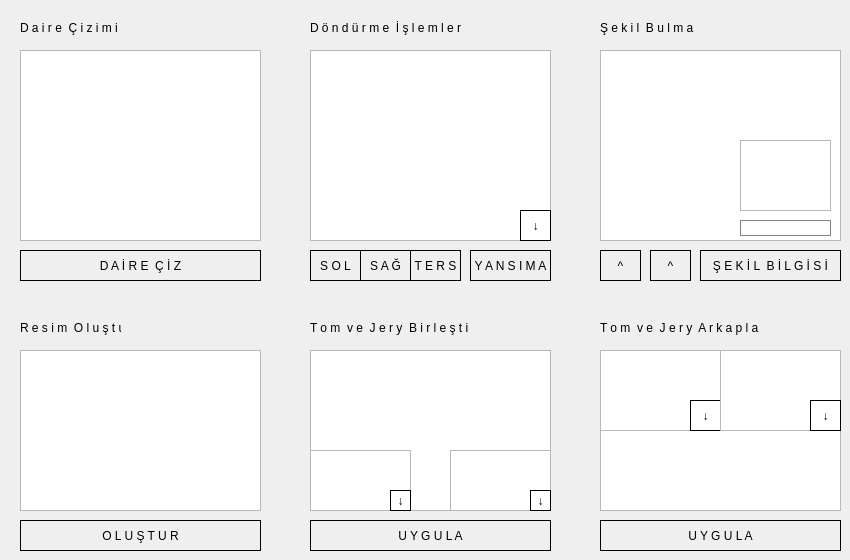
    <widget class="QWidget" name="tab_4">
     <attribute name="title">
      <string>Ö D E V L E R</string>
     </attribute>
     <widget class="QGraphicsView" name="img_diger_daire">
      <property name="geometry">
       <rect>
        <x>20</x>
        <y>50</y>
        <width>241</width>
        <height>191</height>
       </rect>
      </property>
      <property name="verticalScrollBarPolicy">
       <enum>Qt::ScrollBarAlwaysOff</enum>
      </property>
      <property name="horizontalScrollBarPolicy">
       <enum>Qt::ScrollBarAlwaysOff</enum>
      </property>
     </widget>
     <widget class="QGraphicsView" name="img_diger_rotate">
      <property name="geometry">
       <rect>
        <x>310</x>
        <y>50</y>
        <width>241</width>
        <height>191</height>
       </rect>
      </property>
      <property name="verticalScrollBarPolicy">
       <enum>Qt::ScrollBarAlwaysOff</enum>
      </property>
      <property name="horizontalScrollBarPolicy">
       <enum>Qt::ScrollBarAlwaysOff</enum>
      </property>
     </widget>
     <widget class="QGraphicsView" name="img_diger_sekiller">
      <property name="geometry">
       <rect>
        <x>600</x>
        <y>50</y>
        <width>241</width>
        <height>191</height>
       </rect>
      </property>
      <property name="verticalScrollBarPolicy">
       <enum>Qt::ScrollBarAlwaysOff</enum>
      </property>
      <property name="horizontalScrollBarPolicy">
       <enum>Qt::ScrollBarAlwaysOff</enum>
      </property>
     </widget>
     <widget class="QPushButton" name="btn_diger_daire">
      <property name="geometry">
       <rect>
        <x>20</x>
        <y>250</y>
        <width>241</width>
        <height>31</height>
       </rect>
      </property>
      <property name="styleSheet">
       <string notr="true">QPushButton
{
	border: 1px solid black;
}

QPushButton:hover
{
   background-color:rgb(250, 250, 250);
}</string>
      </property>
      <property name="text">
       <string>D A İ R E  Ç İ Z</string>
      </property>
     </widget>
     <widget class="QPushButton" name="btn_diger_rotate_sol">
      <property name="geometry">
       <rect>
        <x>310</x>
        <y>250</y>
        <width>51</width>
        <height>31</height>
       </rect>
      </property>
      <property name="styleSheet">
       <string notr="true">QPushButton
{
	border: 1px solid black;
}

QPushButton:hover
{
   background-color:rgb(250, 250, 250);
}</string>
      </property>
      <property name="text">
       <string>S O L</string>
      </property>
     </widget>
     <widget class="QPushButton" name="btn_diger_rotate_sag">
      <property name="geometry">
       <rect>
        <x>360</x>
        <y>250</y>
        <width>51</width>
        <height>31</height>
       </rect>
      </property>
      <property name="styleSheet">
       <string notr="true">QPushButton
{
	border: 1px solid black;
}

QPushButton:hover
{
   background-color:rgb(250, 250, 250);
}</string>
      </property>
      <property name="text">
       <string>S A Ğ</string>
      </property>
     </widget>
     <widget class="QPushButton" name="btn_diger_rotate_yansima">
      <property name="geometry">
       <rect>
        <x>470</x>
        <y>250</y>
        <width>81</width>
        <height>31</height>
       </rect>
      </property>
      <property name="styleSheet">
       <string notr="true">QPushButton
{
	border: 1px solid black;
}

QPushButton:hover
{
   background-color:rgb(250, 250, 250);
}</string>
      </property>
      <property name="text">
       <string>Y A N S I M A</string>
      </property>
     </widget>
     <widget class="QPushButton" name="btn_diger_rotate_ters">
      <property name="geometry">
       <rect>
        <x>410</x>
        <y>250</y>
        <width>51</width>
        <height>31</height>
       </rect>
      </property>
      <property name="styleSheet">
       <string notr="true">QPushButton
{
	border: 1px solid black;
}

QPushButton:hover
{
   background-color:rgb(250, 250, 250);
}</string>
      </property>
      <property name="text">
       <string>T E R S</string>
      </property>
     </widget>
     <widget class="QPushButton" name="btn_diger_sekil_bul">
      <property name="geometry">
       <rect>
        <x>700</x>
        <y>250</y>
        <width>141</width>
        <height>31</height>
       </rect>
      </property>
      <property name="styleSheet">
       <string notr="true">QPushButton
{
	border: 1px solid black;
}

QPushButton:hover
{
   background-color:rgb(250, 250, 250);
}</string>
      </property>
      <property name="text">
       <string>Ş E K İ L  B İ L G İ S İ</string>
      </property>
     </widget>
     <widget class="QGraphicsView" name="img_diger_sekil_2">
      <property name="geometry">
       <rect>
        <x>740</x>
        <y>140</y>
        <width>91</width>
        <height>71</height>
       </rect>
      </property>
      <property name="verticalScrollBarPolicy">
       <enum>Qt::ScrollBarAlwaysOff</enum>
      </property>
      <property name="horizontalScrollBarPolicy">
       <enum>Qt::ScrollBarAlwaysOff</enum>
      </property>
     </widget>
     <widget class="QLabel" name="label">
      <property name="geometry">
       <rect>
        <x>740</x>
        <y>220</y>
        <width>91</width>
        <height>16</height>
       </rect>
      </property>
      <property name="styleSheet">
       <string notr="true">
border:1px solid gray;
</string>
      </property>
      <property name="text">
       <string/>
      </property>
     </widget>
     <widget class="QPushButton" name="btn_diger_sekiller_yukle">
      <property name="geometry">
       <rect>
        <x>600</x>
        <y>250</y>
        <width>41</width>
        <height>31</height>
       </rect>
      </property>
      <property name="styleSheet">
       <string notr="true">QPushButton
{
	border: 1px solid black;
}

QPushButton:hover
{
   background-color:rgb(250, 250, 250);
}</string>
      </property>
      <property name="text">
       <string>^</string>
      </property>
     </widget>
     <widget class="QPushButton" name="btn_diger_sekil_yukle">
      <property name="geometry">
       <rect>
        <x>650</x>
        <y>250</y>
        <width>41</width>
        <height>31</height>
       </rect>
      </property>
      <property name="styleSheet">
       <string notr="true">QPushButton
{
	border: 1px solid black;
}

QPushButton:hover
{
   background-color:rgb(250, 250, 250);
}</string>
      </property>
      <property name="text">
       <string>^</string>
      </property>
     </widget>
     <widget class="QLabel" name="label_44">
      <property name="geometry">
       <rect>
        <x>20</x>
        <y>20</y>
        <width>101</width>
        <height>16</height>
       </rect>
      </property>
      <property name="text">
       <string>D a i r e  Ç i z i m i</string>
      </property>
     </widget>
     <widget class="QLabel" name="label_45">
      <property name="geometry">
       <rect>
        <x>310</x>
        <y>20</y>
        <width>151</width>
        <height>16</height>
       </rect>
      </property>
      <property name="text">
       <string>D ö n d ü r m e  İ ş l e m l e r i</string>
      </property>
     </widget>
     <widget class="QLabel" name="label_46">
      <property name="geometry">
       <rect>
        <x>600</x>
        <y>20</y>
        <width>101</width>
        <height>16</height>
       </rect>
      </property>
      <property name="text">
       <string>Ş e k i l  B u l m a</string>
      </property>
     </widget>
     <widget class="QGraphicsView" name="img_diger_resim_olustur">
      <property name="geometry">
       <rect>
        <x>20</x>
        <y>350</y>
        <width>241</width>
        <height>161</height>
       </rect>
      </property>
      <property name="verticalScrollBarPolicy">
       <enum>Qt::ScrollBarAlwaysOff</enum>
      </property>
      <property name="horizontalScrollBarPolicy">
       <enum>Qt::ScrollBarAlwaysOff</enum>
      </property>
     </widget>
     <widget class="QPushButton" name="btn_diger_resim_olustur">
      <property name="geometry">
       <rect>
        <x>20</x>
        <y>520</y>
        <width>241</width>
        <height>31</height>
       </rect>
      </property>
      <property name="styleSheet">
       <string notr="true">QPushButton
{
	border: 1px solid black;
}

QPushButton:hover
{
   background-color:rgb(250, 250, 250);
}</string>
      </property>
      <property name="text">
       <string>O L U Ş T U R</string>
      </property>
     </widget>
     <widget class="QLabel" name="label_47">
      <property name="geometry">
       <rect>
        <x>20</x>
        <y>320</y>
        <width>101</width>
        <height>16</height>
       </rect>
      </property>
      <property name="text">
       <string>R e s i m  O l u ş t u r</string>
      </property>
     </widget>
     <widget class="QGraphicsView" name="img_diger_tom_jery_1">
      <property name="geometry">
       <rect>
        <x>310</x>
        <y>350</y>
        <width>241</width>
        <height>161</height>
       </rect>
      </property>
      <property name="verticalScrollBarPolicy">
       <enum>Qt::ScrollBarAlwaysOff</enum>
      </property>
      <property name="horizontalScrollBarPolicy">
       <enum>Qt::ScrollBarAlwaysOff</enum>
      </property>
     </widget>
     <widget class="QLabel" name="label_48">
      <property name="geometry">
       <rect>
        <x>310</x>
        <y>320</y>
        <width>161</width>
        <height>16</height>
       </rect>
      </property>
      <property name="text">
       <string>T o m  v e  J e r y  B i r l e ş t i r</string>
      </property>
     </widget>
     <widget class="QPushButton" name="btn_diger_tom_jery_uygula">
      <property name="geometry">
       <rect>
        <x>310</x>
        <y>520</y>
        <width>241</width>
        <height>31</height>
       </rect>
      </property>
      <property name="styleSheet">
       <string notr="true">QPushButton
{
	border: 1px solid black;
}

QPushButton:hover
{
   background-color:rgb(250, 250, 250);
}</string>
      </property>
      <property name="text">
       <string>U Y G U L A</string>
      </property>
     </widget>
     <widget class="QGraphicsView" name="img_diger_tom">
      <property name="geometry">
       <rect>
        <x>310</x>
        <y>450</y>
        <width>101</width>
        <height>61</height>
       </rect>
      </property>
      <property name="verticalScrollBarPolicy">
       <enum>Qt::ScrollBarAlwaysOff</enum>
      </property>
      <property name="horizontalScrollBarPolicy">
       <enum>Qt::ScrollBarAlwaysOff</enum>
      </property>
     </widget>
     <widget class="QGraphicsView" name="img_diger_jery">
      <property name="geometry">
       <rect>
        <x>450</x>
        <y>450</y>
        <width>101</width>
        <height>61</height>
       </rect>
      </property>
      <property name="verticalScrollBarPolicy">
       <enum>Qt::ScrollBarAlwaysOff</enum>
      </property>
      <property name="horizontalScrollBarPolicy">
       <enum>Qt::ScrollBarAlwaysOff</enum>
      </property>
     </widget>
     <widget class="QPushButton" name="btn_diger_tom_yukle">
      <property name="geometry">
       <rect>
        <x>390</x>
        <y>490</y>
        <width>21</width>
        <height>21</height>
       </rect>
      </property>
      <property name="styleSheet">
       <string notr="true">QPushButton
{
	border: 1px solid black;
}

QPushButton:hover
{
   background-color:rgb(250, 250, 250);
}</string>
      </property>
      <property name="text">
       <string>↓</string>
      </property>
     </widget>
     <widget class="QPushButton" name="btn_diger_jery_yukle">
      <property name="geometry">
       <rect>
        <x>530</x>
        <y>490</y>
        <width>21</width>
        <height>21</height>
       </rect>
      </property>
      <property name="styleSheet">
       <string notr="true">QPushButton
{
	border: 1px solid black;
}

QPushButton:hover
{
   background-color:rgb(250, 250, 250);
}</string>
      </property>
      <property name="text">
       <string>↓</string>
      </property>
     </widget>
     <widget class="QLabel" name="label_97">
      <property name="geometry">
       <rect>
        <x>600</x>
        <y>320</y>
        <width>161</width>
        <height>16</height>
       </rect>
      </property>
      <property name="text">
       <string>T o m  v e  J e r y  A r k a p l a n</string>
      </property>
     </widget>
     <widget class="QGraphicsView" name="img_diger_tom_jery_arkaplan">
      <property name="geometry">
       <rect>
        <x>600</x>
        <y>350</y>
        <width>121</width>
        <height>81</height>
       </rect>
      </property>
      <property name="verticalScrollBarPolicy">
       <enum>Qt::ScrollBarAlwaysOff</enum>
      </property>
      <property name="horizontalScrollBarPolicy">
       <enum>Qt::ScrollBarAlwaysOff</enum>
      </property>
     </widget>
     <widget class="QPushButton" name="btn_diger_arkaplan_tom_jery_uygula">
      <property name="geometry">
       <rect>
        <x>600</x>
        <y>520</y>
        <width>241</width>
        <height>31</height>
       </rect>
      </property>
      <property name="styleSheet">
       <string notr="true">QPushButton
{
	border: 1px solid black;
}

QPushButton:hover
{
   background-color:rgb(250, 250, 250);
}</string>
      </property>
      <property name="text">
       <string>U Y G U L A</string>
      </property>
     </widget>
     <widget class="QGraphicsView" name="img_diger_tom_jery_arkaplan_sonuc">
      <property name="geometry">
       <rect>
        <x>600</x>
        <y>430</y>
        <width>241</width>
        <height>81</height>
       </rect>
      </property>
      <property name="verticalScrollBarPolicy">
       <enum>Qt::ScrollBarAlwaysOff</enum>
      </property>
      <property name="horizontalScrollBarPolicy">
       <enum>Qt::ScrollBarAlwaysOff</enum>
      </property>
     </widget>
     <widget class="QPushButton" name="btn_diger_tom_jery_arkaplan_yukle_1">
      <property name="geometry">
       <rect>
        <x>690</x>
        <y>400</y>
        <width>31</width>
        <height>31</height>
       </rect>
      </property>
      <property name="styleSheet">
       <string notr="true">QPushButton
{
	border: 1px solid black;
}

QPushButton:hover
{
   background-color:rgb(250, 250, 250);
}</string>
      </property>
      <property name="text">
       <string>↓</string>
      </property>
     </widget>
     <widget class="QGraphicsView" name="img_diger_tom_jery_3">
      <property name="geometry">
       <rect>
        <x>720</x>
        <y>350</y>
        <width>121</width>
        <height>81</height>
       </rect>
      </property>
      <property name="verticalScrollBarPolicy">
       <enum>Qt::ScrollBarAlwaysOff</enum>
      </property>
      <property name="horizontalScrollBarPolicy">
       <enum>Qt::ScrollBarAlwaysOff</enum>
      </property>
     </widget>
     <widget class="QPushButton" name="btn_diger_tom_jery_arkaplan_yukle_2">
      <property name="geometry">
       <rect>
        <x>810</x>
        <y>400</y>
        <width>31</width>
        <height>31</height>
       </rect>
      </property>
      <property name="styleSheet">
       <string notr="true">QPushButton
{
	border: 1px solid black;
}

QPushButton:hover
{
   background-color:rgb(250, 250, 250);
}</string>
      </property>
      <property name="text">
       <string>↓</string>
      </property>
     </widget>
     <widget class="QPushButton" name="btn_diger_rotate_yukle">
      <property name="geometry">
       <rect>
        <x>520</x>
        <y>210</y>
        <width>31</width>
        <height>31</height>
       </rect>
      </property>
      <property name="styleSheet">
       <string notr="true">QPushButton
{
	border: 1px solid black;
}

QPushButton:hover
{
   background-color:rgb(250, 250, 250);
}</string>
      </property>
      <property name="text">
       <string>↓</string>
      </property>
     </widget>
     <widget class="QLabel" name="lbl_circle_coordinate">
      <property name="geometry">
       <rect>
        <x>30</x>
        <y>60</y>
        <width>211</width>
        <height>51</height>
       </rect>
      </property>
      <property name="styleSheet">
       <string notr="true">color: rgb(0, 255, 127);</string>
      </property>
      <property name="frameShape">
       <enum>QFrame::NoFrame</enum>
      </property>
      <property name="frameShadow">
       <enum>QFrame::Plain</enum>
      </property>
      <property name="lineWidth">
       <number>4</number>
      </property>
      <property name="midLineWidth">
       <number>0</number>
      </property>
      <property name="text">
       <string/>
      </property>
      <property name="wordWrap">
       <bool>true</bool>
      </property>
     </widget>
    </widget>
